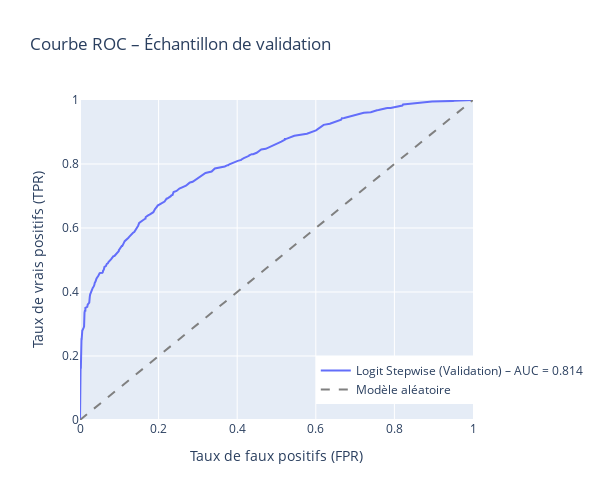

Notebook cell for this chart:
### Code cell
import plotly.graph_objects as go
from sklearn.metrics import roc_curve, auc

# ROC
fpr, tpr, _ = roc_curve(y_val, y_val_pred_proba)
roc_auc = auc(fpr, tpr)

fig = go.Figure()
# Courbe ROC
fig.add_trace(
    go.Scatter(
        x=fpr,
        y=tpr,
        mode="lines",
        name=f"Logit Stepwise (Validation) – AUC = {roc_auc:.3f}",
        line=dict(width=2)
    )
)
# Diagonale (modèle aléatoire)
fig.add_trace(
    go.Scatter(
        x=[0, 1],
        y=[0, 1],
        mode="lines",
        name="Modèle aléatoire",
        line=dict(dash="dash", color="grey")
    )
)
fig.update_layout(
    title="Courbe ROC – Échantillon de validation",
    xaxis_title="Taux de faux positifs (FPR)",
    yaxis_title="Taux de vrais positifs (TPR)",
    xaxis=dict(range=[0, 1]),
    yaxis=dict(range=[0, 1]),
    width=600,
    height=500,
    legend=dict(x=0.6, y=0.05)
)
fig.show()

### Figure 1 — Plotly figure (JSON) as saved in the notebook; plotly's stock layout.template omitted (floating-point values rounded to 4 significant figures; data arrays with more than 128 entries replaced by an {"elided": "..."} marker saying what was removed)
{"data": [{"line": {"width": 2}, "mode": "lines", "name": "Logit Stepwise (Validation) – AUC = 0.814", "type": "scatter", "x": {"elided": "337 float values"}, "y": {"elided": "337 float values"}}, {"line": {"color": "grey", "dash": "dash"}, "mode": "lines", "name": "Modèle aléatoire", "type": "scatter", "x": [0, 1], "y": [0, 1]}], "layout": {"height": 500, "legend": {"x": 0.6, "y": 0.05}, "title": {"text": "Courbe ROC – Échantillon de validation"}, "width": 600, "xaxis": {"range": [0, 1], "title": {"text": "Taux de faux positifs (FPR)"}}, "yaxis": {"range": [0, 1], "title": {"text": "Taux de vrais positifs (TPR)"}}}}
